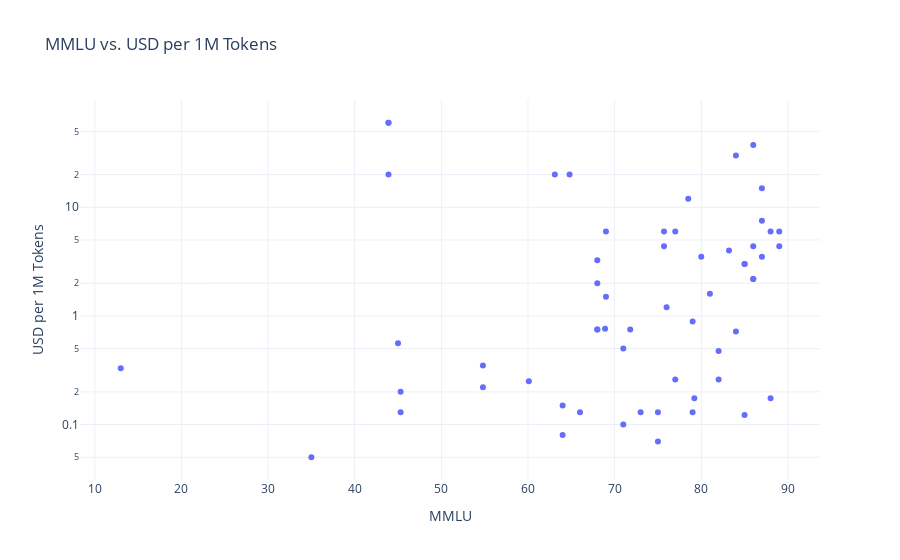

Notebook cell for this chart:
### Markdown cell above
### Price vs. performance

### Code cell
# Plot 'MMLU' vs. 'USD per 1M Tokens'
fig = px.scatter(aa_df, x='MMLU', y='USD per 1M Tokens', hover_data=['Model Name'], title='MMLU vs. USD per 1M Tokens')
fig.update_layout(yaxis_type='log')
fig.show()

### Figure 1 — Plotly figure (JSON) as saved in the notebook; plotly's stock layout.template omitted (floating-point values rounded to 4 significant figures)
{"data": [{"customdata": [["GPT-3"], ["GPT-3"], ["GPT-3"], ["GPT-3.5"], ["GPT-3.5 Turbo"], ["GPT-4-0314"], ["GPT-3.5-Turbo-2023-06"], ["Llama-2-Chat-13B"], ["Llama-2-Chat-7B"], ["GPT-3.5-Turbo-2023-11"], ["GPT-4 Turbo"], ["Llama 2-70B Chat"], ["Llama 2-7B"], ["Llama 2-13B"], ["GPT-3"], ["GPT-3.5-Turbo-2024-01"], ["Mistral-Large-2024-02"], ["Mistral-Small-2024-02"], ["Claude-3-Haiku"], ["Claude-3-Sonnet"], ["Claude-3-Opus"], ["Llama 2-13B"], ["Llama 2-7B"], ["Mistral-8x22"], ["Llama-3-Instruct-8B"], ["Llama-3-Instruct-70B"], ["Gemini-1.5-Flash-2024-05"], ["GPT-4o-2024-05"], ["Gemini-1.5-Pro-2024-05"], ["Claude-3.5-Sonnet-2024-06"], ["Gemma-2-9B"], ["Gemma-2-27B"], ["GPT-4o-mini"], ["Mistral-NeMo"], ["Llama-3.1-Instruct-70B"], ["Llama-3.1-Instruct-405B"], ["Llama-3.1-Instruct-8B"], ["Mistral-Large-2-2024-07"], ["GPT-4o-2024-08"], ["Claude 2"], ["Claude 2.1"], ["Claude Instant"], ["Gemini 1.0 Pro"], ["Cohere Command"], ["Command R"], ["Command R+"], ["Cohere Command Light"], ["DeepSeek-Coder-V2 236B"], ["Jamba 1.5-Large"], ["o1-mini"], ["o1-preview"], ["Command R+"], ["Reka Core"], ["Mistral 7B"], ["Llama-3.2-Instruct-3B"], ["Gemini-1.5-Pro-2024-09"], ["Llama-3.2-Instruct-1B"], ["Gemini-1.5-Flash-2024-09"], ["Gemini-1.5-Flash-8B"], ["Claude-3.5-Sonnet-2024-10"], ["Claude-3.5-Haiku"], ["Mistral-Large-2-2024-11"], ["GPT-4o-2024-11"], ["Phi 4"], ["o1"], ["DeepSeek-V3"], ["DeepSeek-R1"], ["Mistral Small 3"], ["o1-mini"], ["o3-mini"], ["Gemini 2.0 Flash"]], "hovertemplate": "MMLU=%{x}<br>USD per 1M Tokens=%{y}<br>Model Name=%{customdata[0]}<extra></extra>", "legendgroup": "", "marker": {"color": "#636efa", "symbol": "circle"}, "mode": "markers", "name": "", "orientation": "v", "showlegend": false, "type": "scatter", "x": [43.9, 43.9, 43.9, 64.8, 68, 86, 68, 45, 13, 68, 87, 68.9, 45.3, 54.8, 63.1, 68, 69, 69, 71, 77, 84, 54.8, 45.3, 76, 64, 79, 79, 87, 86, 88, 73, 77, 82, 66, 84, 87, 71, 85, 89, 78.5, null, null, 71.8, null, null, 75.7, null, 79.2, 80, null, null, 75.7, 83.2, 60.1, 64, 86, 35, 75, 75, 89, 81, 85, 86, 85, null, null, null, 82, null, null, 88], "xaxis": "x", "y": [60, 60, 20, 20, 2, 37.5, 3.25, 0.56, 0.33, 0.75, 15, 0.7625, 0.2, 0.35, 20, 0.75, 6, 1.5, 0.5, 6, 30, 0.22, 0.13, 1.2, 0.15, 0.89, 0.13, 7.5, 2.19, 6, 0.13, 0.26, 0.26, 0.13, 0.72, 3.5, 0.1, 3, 4.38, 12, 12, 1.2, 0.75, 1.625, 0.75, 6, 0.375, 0.175, 3.5, 5.25, 26.25, 4.375, 4, 0.25, 0.08, 2.19, 0.05, 0.13, 0.07, 6, 1.6, 3, 4.38, 0.1225, 26.25, 0.4775, 0.96, 0.475, 1.925, 1.925, 0.175], "yaxis": "y"}], "layout": {"legend": {"tracegroupgap": 0}, "title": {"text": "MMLU vs. USD per 1M Tokens"}, "xaxis": {"anchor": "y", "domain": [0, 1], "title": {"text": "MMLU"}}, "yaxis": {"anchor": "x", "domain": [0, 1], "title": {"text": "USD per 1M Tokens"}, "type": "log"}}}
